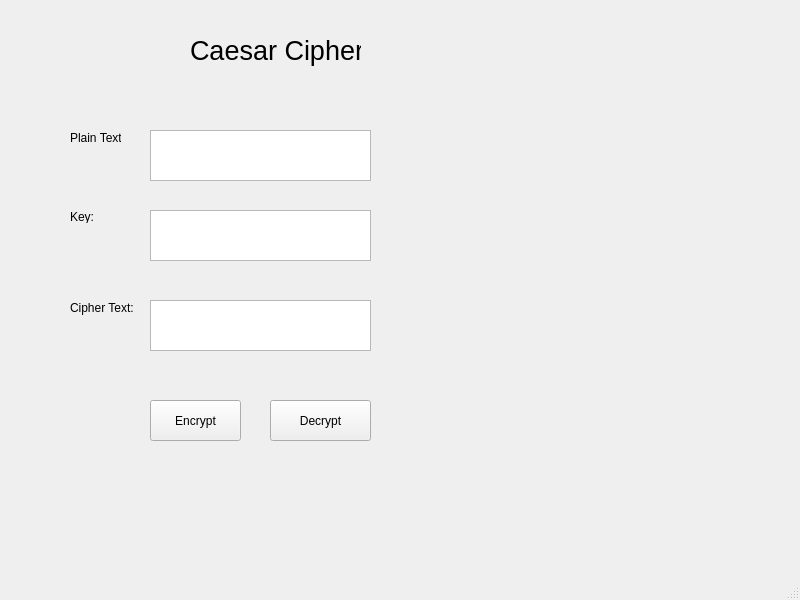
<?xml version="1.0" encoding="UTF-8"?>
<ui version="4.0">
 <class>MainWindow</class>
 <widget class="QMainWindow" name="MainWindow">
  <property name="geometry">
   <rect>
    <x>0</x>
    <y>0</y>
    <width>800</width>
    <height>600</height>
   </rect>
  </property>
  <property name="windowTitle">
   <string>MainWindow</string>
  </property>
  <widget class="QWidget" name="centralwidget">
   <widget class="QLabel" name="label">
    <property name="geometry">
     <rect>
      <x>190</x>
      <y>30</y>
      <width>171</width>
      <height>41</height>
     </rect>
    </property>
    <property name="font">
     <font>
      <pointsize>20</pointsize>
     </font>
    </property>
    <property name="text">
     <string>Caesar Cipher</string>
    </property>
   </widget>
   <widget class="QLabel" name="label_2">
    <property name="geometry">
     <rect>
      <x>70</x>
      <y>130</y>
      <width>51</width>
      <height>16</height>
     </rect>
    </property>
    <property name="text">
     <string>Plain Text:</string>
    </property>
   </widget>
   <widget class="QLabel" name="label_3">
    <property name="geometry">
     <rect>
      <x>70</x>
      <y>210</y>
      <width>47</width>
      <height>13</height>
     </rect>
    </property>
    <property name="text">
     <string>Key:</string>
    </property>
   </widget>
   <widget class="QLabel" name="label_4">
    <property name="geometry">
     <rect>
      <x>70</x>
      <y>300</y>
      <width>71</width>
      <height>16</height>
     </rect>
    </property>
    <property name="text">
     <string>Cipher Text: </string>
    </property>
   </widget>
   <widget class="QTextEdit" name="txt_cipher_text">
    <property name="geometry">
     <rect>
      <x>150</x>
      <y>300</y>
      <width>221</width>
      <height>51</height>
     </rect>
    </property>
   </widget>
   <widget class="QTextEdit" name="txt_key">
    <property name="geometry">
     <rect>
      <x>150</x>
      <y>210</y>
      <width>221</width>
      <height>51</height>
     </rect>
    </property>
   </widget>
   <widget class="QTextEdit" name="txt_plain_text">
    <property name="geometry">
     <rect>
      <x>150</x>
      <y>130</y>
      <width>221</width>
      <height>51</height>
     </rect>
    </property>
   </widget>
   <widget class="QPushButton" name="btn_encrypt">
    <property name="geometry">
     <rect>
      <x>150</x>
      <y>400</y>
      <width>91</width>
      <height>41</height>
     </rect>
    </property>
    <property name="text">
     <string>Encrypt</string>
    </property>
   </widget>
   <widget class="QPushButton" name="btn_decrypt">
    <property name="geometry">
     <rect>
      <x>270</x>
      <y>400</y>
      <width>101</width>
      <height>41</height>
     </rect>
    </property>
    <property name="text">
     <string>Decrypt</string>
    </property>
   </widget>
  </widget>
  <widget class="QMenuBar" name="menubar">
   <property name="geometry">
    <rect>
     <x>0</x>
     <y>0</y>
     <width>800</width>
     <height>21</height>
    </rect>
   </property>
  </widget>
  <widget class="QStatusBar" name="statusbar"/>
 </widget>
 <resources/>
 <connections/>
</ui>
